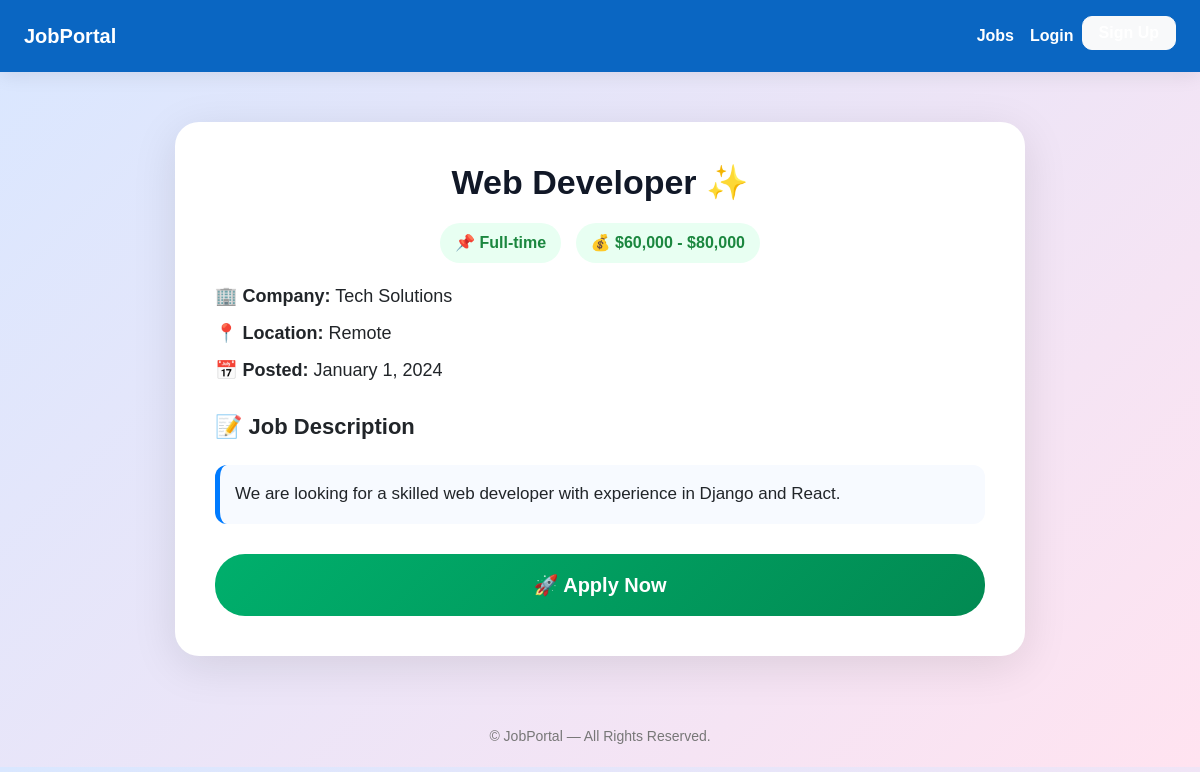
Page /jobs/1/ on the committed database.
### jobs/models.py (models this page shows, shortened)
class Job(models.Model):
    owner = models.ForeignKey(settings.AUTH_USER_MODEL, on_delete=models.CASCADE)
    title = models.CharField(max_length=255)
    company = models.CharField(max_length=255)
    location = models.CharField(max_length=255)
    job_type = models.CharField(max_length=50)
    salary = models.CharField(max_length=100, blank=True, null=True)
    description = models.TextField()
    created_at = models.DateTimeField(auto_now_add=True)

### jobs/views.py (the view)
# urls.py: path('<int:job_id>/', views.job_detail, name='job_detail'),
def job_detail(request, job_id):
    job = get_object_or_404(Job, id=job_id)
    return render(request, 'jobs/detail.html', {'job': job})

### jobs/templates/jobs/detail.html (shortened to what this page needs)
{% extends "base.html" %}
{% load static %}
{% block content %}
<div class="job-container">
    <h1 class="job-title">{{ job.title }} ✨</h1>
    <div class="badges">
        {% if job.job_type %}
            <span>📌 {{ job.job_type }}</span>
        {% endif %}
        {% if job.salary %}
            <span>💰 {{ job.salary }}</span>
        {% endif %}
    </div>
    <div class="row-item">🏢 <strong>Company:</strong> {{ job.company }}</div>
    <div class="row-item">📍 <strong>Location:</strong> {{ job.location }}</div>
    <div class="row-item">📅 <strong>Posted:</strong> {{ job.created_at|date:"F j, Y" }}</div>
    <h3 class="section-title">📝 Job Description</h3>
    <div class="detail-box">
        {{ job.description }}
    </div>
    <a href="{% url 'apply_job' job.id %}" class="apply-btn">
        🚀 Apply Now
    </a>
</div>
{% endblock %}

### static/css/style.css (style rules this page uses)
body { margin: 0; padding: 0; font-family: 'Inter', sans-serif; background: linear-gradient(135deg, #eef2ff, #e0f2fe, #fef9c3); background-attachment: fixed; }
.job-title { font-size: 22px; font-weight: 700; color: #111827; }
.apply-btn { width: 100%; font-size: 20px; padding: 18px; border-radius: 14px; }

### jobs/templates/jobs/detail.html (style rules this page uses)
body { background: linear-gradient(135deg, #d9e7ff, #ffe3f0); font-family: "Poppins", sans-serif; }
.job-container { max-width: 850px; margin: 50px auto; background: #fff; border-radius: 24px; padding: 40px; box-shadow: 0px 10px 45px rgba(0,0,0,0.1); animation: fadeIn 0.6s ease; }
.job-title { font-size: 34px; font-weight: 800; text-align: center; }
.badges { margin: 15px 0; text-align: center; }
.badges span { display: inline-block; background: #e8fff2; color: #1b873f; padding: 8px 15px; border-radius: 25px; font-weight: 600; margin: 5px; }
.detail-box { margin-top: 25px; border-left: 5px solid #007bff; background: #f7faff; padding: 15px; border-radius: 12px; font-size: 17px; line-height: 1.7; }
.row-item { margin-bottom: 10px; font-size: 18px; }
.section-title { margin-top: 30px; font-size: 22px; font-weight: 700; }
.apply-btn { width: 100%; margin-top: 30px; padding: 16px; background: linear-gradient(135deg, #00af6c, #028a52); color: white; text-align: center; font-size: 20px; font-weight: bold; border-radius: 30px; transition: 0.3s; display: block; text-decoration: none; }

### rows in the picture
Job: title "Web Developer", job_type "Full-time", salary "$60,000 - $80,000", company "Tech Solutions", location "Remote", created_at "January 1, 2024", description "We are looking for a skilled web developer with experience in Django and React."
